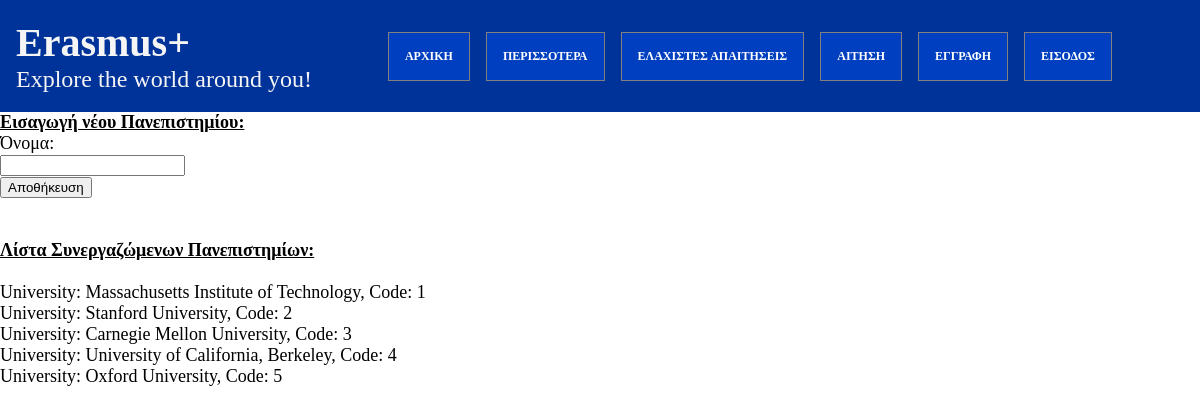
Screenshot of /ErasmusWebsite/results-universities.php with the database file from the repository.
### tables this page shows
CREATE TABLE `universities` (
  `id` bigint(20) UNSIGNED NOT NULL,
  `name` varchar(50) NOT NULL,
  `code` int(50) NOT NULL
);

### ErasmusWebsite/scriptsphp/universities_list.php (the view, shortened to what this page needs)
<?php
$con = mysqli_connect("localhost","root","");
if(!$con)
{
    echo "Something went wrong";
}
else
{
mysqli_select_db($con,"vasilis");
$univers = mysqli_query($con,"SELECT * FROM universities");
}
while($row = mysqli_fetch_assoc($univers))
{
    echo "University: ".$row['name'].", Code: ".$row['code'];
    echo "<br>";
}
?>

### ErasmusWebsite/results-universities.php (shortened to what this page needs)
<!DOCTYPE html>
<html lang="en">
<head>
    <link rel="stylesheet" href="styles/style.css">
</head>
<body>
<div id="header" name="header">
    <div id="erasmusHeader" name="erasmusHeader">Erasmus+<br><div id="smaller">Explore the world around you!</div></div>
        <div id="categories" name="categories">
            <ul class="menu-items">
                <li><a href="index.php" class="nav-categories" id="main">ΑΡΧΙΚΗ</a></li>
                <li><a href="more.php" class="nav-categories" id="more">ΠΕΡΙΣΣΟΤΕΡΑ</a></li>
                <li><a href="reqs.php" class="nav-categories" id="reqs">ΕΛΑΧΙΣΤΕΣ ΑΠΑΙΤΗΣΕΙΣ</a></li>
                <li><a href="application.php" class="nav-categories" id="application">ΑΙΤΗΣΗ</a></li>
                <li><a href="sign-up.php" class="nav-categories" id="sign-up">ΕΓΓΡΑΦΗ</a></li>
                <li><a href="login.php" class="nav-categories" id="login">ΕΙΣΟΔΟΣ</a></li>
            </ul>
        </div>
</div>
<div id = 'universities-add'>
    <form id ='universities-add-form' action = 'scriptsphp/university_add.php' method = 'post'>
         <label style = "font-weight:bold; text-decoration: underline;">Εισαγωγή νέου Πανεπιστημίου: </label><br>
         <label>Όνομα: </label><br>
         <input type = 'text' name = 'un_name'></input><br>
         <input type = 'submit' value = 'Αποθήκευση'></input><br><br><br>
    </form>
</div>
<div id = 'universities-list'>
    <form id ='universities-list-form' action = '' method = 'post'>
         <label style = "font-weight:bold; text-decoration: underline;">Λίστα Συνεργαζώμενων Πανεπιστημίων: </label><br><br>
         <?php
          include('scriptsphp/universities_list.php');
          ?>
    </form>
</div>
</body>
</html>

### ErasmusWebsite/styles/style.css (style rules this page uses)
body { padding: 0px; margin: 0px; font-size: 18px; }
#header { display: grid; grid-template-columns: auto 1fr; grid-template-rows: repeat(2, auto); align-items: center; background-color: #003399; color: whitesmoke; position: sticky; top: 0; left: 0; height: 7rem; }
#erasmusHeader { grid-row: 1 / 3; grid-column: 1; padding: 1rem; font-size: 2.5rem; font-weight: bold; }
#smaller { font-weight: normal; font-size: 1.5rem; }
#categories { grid-row: 1 / 3; grid-column: 2; display: flex; align-items: center; justify-content: center; position: absolute; left: 5vw; }
.menu-items { list-style: none; margin: 0; padding: 0; display: flex; }
.menu-items li { margin-left: 1rem; }
.menu-items li:first-child { margin-left: 0; }
.nav-categories { color: #ffffff; text-decoration: none; font-size: 1.1rem; font-size: 1vw; font-weight: bold; border: 1px solid grey; padding: 1rem; background-color: #003fbf; box-sizing: border-box; display: flex; flex-wrap: wrap; }

### rows the page displays
universities: name "Massachusetts Institute of Technology", code "1"
universities: name "Stanford University", code "2"
universities: name "Carnegie Mellon University", code "3"
universities: name "University of California, Berkeley", code "4"
universities: name "Oxford University", code "5"
